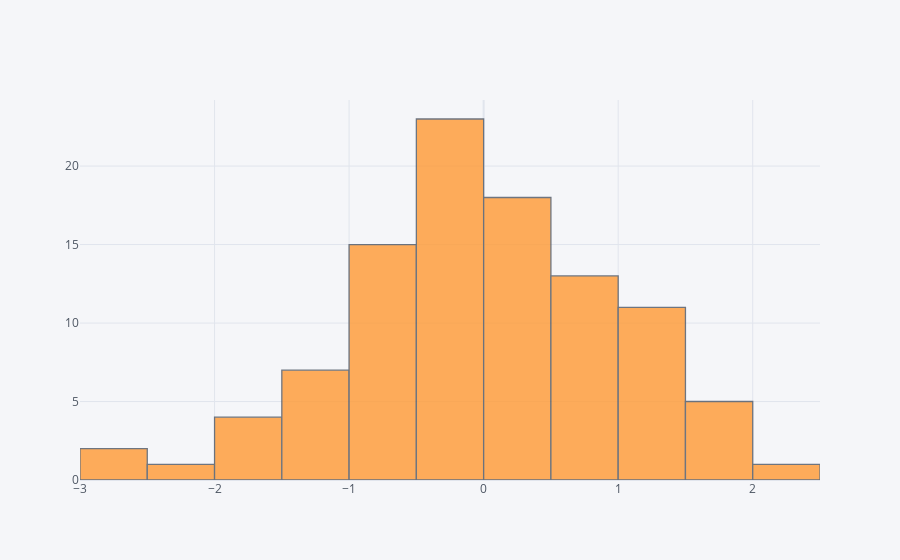

The notebook cell saved with this chart:
### Markdown cell above
## histogram

### Code cell
df['A'].iplot(kind='hist',bins=25)

### Figure 1 — Plotly figure (JSON) as saved in the notebook; plotly's stock layout.template omitted (floating-point values rounded to 4 significant figures)
{"data": [{"histfunc": "count", "histnorm": "", "marker": {"color": "rgba(255, 153, 51, 1.0)", "line": {"color": "#4D5663", "width": 1.3}}, "name": "A", "nbinsx": 25, "opacity": 0.8, "orientation": "v", "type": "histogram", "x": [0.9675, -0.8696, 0.3277, 2.212, 1.195, 1.281, -0.4594, 0.2534, -1.187, 0.009121, 0.4681, 0.3174, -0.595, 0.3661, 1.682, 0.1224, 1.286, -0.3559, -1.506, -0.9803, -0.9822, -0.05276, 0.8033, -1.24, -0.5814, 0.1989, 0.1295, -0.1331, 1.394, 1.197, 0.5843, 0.9814, 0.2062, 1.672, 0.7896, 1.293, 1.425, -1.322, -0.07724, 0.1893, -0.8809, -0.01731, 1.675, -0.9444, -0.1222, -2.322, 0.7478, -1.826, -1.062, -0.09041, -0.001035, -2.736, -1.608, 0.4632, -0.5641, -0.09216, 1.0, 0.1759, -0.5954, -2.912, 0.06034, -0.4204, 1.776, 0.873, 1.844, -0.6085, -0.9079, 0.2759, -0.3988, 1.319, -0.2271, -1.122, 0.8022, -0.2812, -0.5851, 0.4306, -1.088, 0.02798, 0.5566, -1.581, -0.8082, 0.5645, -0.5897, -1.091, -0.2483, 0.2457, 1.075, -0.4794, 1.239, -0.1128, 0.5115, -0.05947, -0.8113, -0.04975, -0.3518, -0.2915, 0.5788, -0.1312, -0.105, 0.5356]}], "layout": {"barmode": "overlay", "legend": {"bgcolor": "#F5F6F9", "font": {"color": "#4D5663"}}, "paper_bgcolor": "#F5F6F9", "plot_bgcolor": "#F5F6F9", "title": {"font": {"color": "#4D5663"}}, "xaxis": {"gridcolor": "#E1E5ED", "showgrid": true, "tickfont": {"color": "#4D5663"}, "title": {"font": {"color": "#4D5663"}, "text": ""}, "zerolinecolor": "#E1E5ED"}, "yaxis": {"gridcolor": "#E1E5ED", "showgrid": true, "tickfont": {"color": "#4D5663"}, "title": {"font": {"color": "#4D5663"}, "text": ""}, "zerolinecolor": "#E1E5ED"}}}
